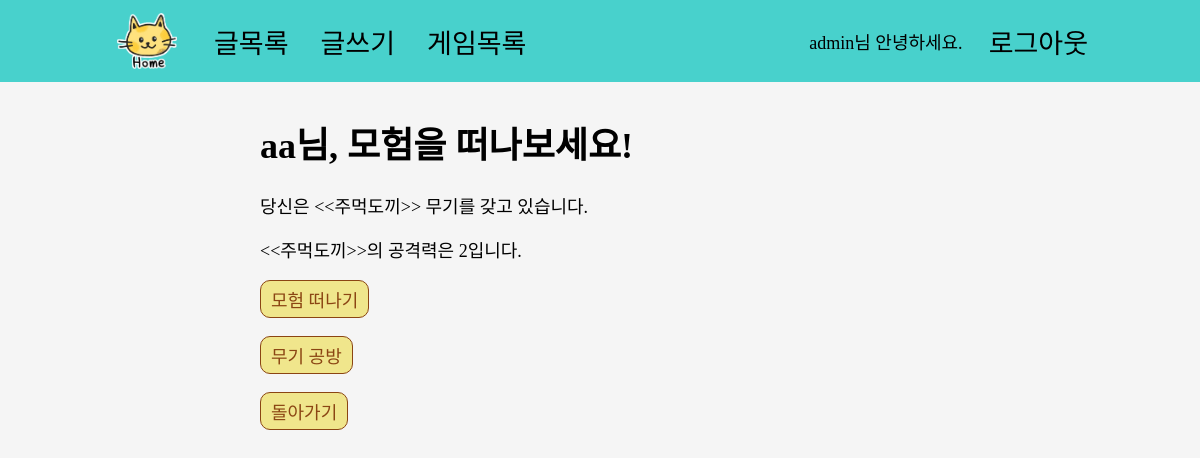
Before: /games/adventure/home/ (signed in) with the older database file.
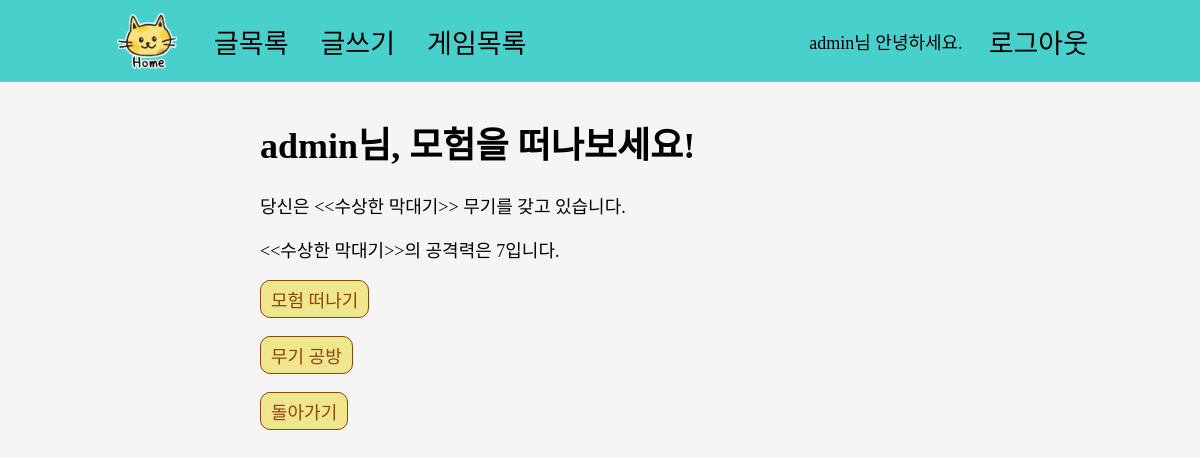
After: the same page with the newer database file.
### games/models.py (models this page shows, shortened)
class Character(models.Model):
    nickname = models.CharField(max_length=20)
    weapon = models.ForeignKey(Weapon, on_delete=models.CASCADE, related_name='character_list', null=True, blank=True)
    coin = models.BigIntegerField(default = 0)
    user = models.OneToOneField(settings.AUTH_USER_MODEL, on_delete=models.CASCADE, related_name='character', null=True, blank=True)

class Weapon(models.Model):
    name = models.CharField(max_length=20)
    power = models.IntegerField()

### games/views.py (the view)
# urls.py: path('adventure/home/', views.adventure_home, name='adventure_home'),
def adventure_home(request):
    if request.user.is_authenticated:
        if Character.objects.filter(user=request.user).count() == 0:
            if request.method == 'POST':
                character_form = CharacterForm(request.POST)
                character_form = character_form.save(commit=False)
                character_form.user = request.user
                character_form.save()
                return redirect('games:adventure_home')
            else:
                character_form = CharacterForm()
            context = {
                'character_form': character_form,
            }
            return render(request, 'games/character_form.html', context)
        else:
            character = get_object_or_404(Character, user=request.user)
            if character.weapon == None:
                random_weapon = Weapon.objects.order_by('?')[0]
                context = {
                    'random_weapon': random_weapon,
                }
                return render(request, 'games/adventure_new.html', context)
            else:
                context = {
                    'character': character,
                }
                return render(request, 'games/adventure_home.html', context)
    else:
        return redirect('accounts:login')

### games/templates/games/adventure_home.html
{% extends 'base.html' %}
{% load static %}
{% block head %}
  <link rel="stylesheet" href="{% static 'css/games/game_form.css' %}">
  <link rel="stylesheet" href="{% static 'css/games/game_adventure.css' %}">
{% endblock %}
{% block body %}
  <div class="adventure">
    <h1>{{character.nickname}}님, 모험을 떠나보세요!</h1>
    <p>당신은 <<{{character.weapon.name}}>> 무기를 갖고 있습니다.</p>
    <p><<{{character.weapon.name}}>>의 공격력은 {{character.weapon.power}}입니다.</p>
    <p>
      <a href="{% url 'games:adventure_attack' %}" style="display: inline-block; padding: 5px 10px; border: 1px solid; border-radius: 10px; background-color: Khaki; color: SaddleBrown; font-size: 1rem; text-decoration: none;">모험 떠나기</a>
    </p>
    <p>
      <a href="{% url 'games:weapon_workroom' %}" style="display: inline-block; padding: 5px 10px; border: 1px solid; border-radius: 10px; background-color: Khaki; color: SaddleBrown; font-size: 1rem; text-decoration: none;">무기 공방</a>
    </p>
    <p>
      <a href="{% url 'games:game_list' %}" style="display: inline-block; padding: 5px 10px; border: 1px solid; border-radius: 10px; background-color: Khaki; color: SaddleBrown; font-size: 1rem; text-decoration: none;">돌아가기</a>
    </p>
  </div>
{% endblock %}

### jgDjango/templates/base.html (shortened to what this page needs)
{% load static %}
<!DOCTYPE html>
<html lang="en">
<head>
  <link rel="stylesheet" href="{% static 'css/style.css' %}">
  <link rel="stylesheet" href="{% static 'css/base.css' %}">
  {% block head %}
  {% endblock %}
</head>
<body>
  <div class="navbar">
    <div class="navbar__page">
      <span>
        <a href="{% url 'postings:index' %}">
          <img class="navbar__logo" src="{% static 'images/jgcat.jpg' %}" alt="jgcat">
        </a>
      </span>
      <span>
        <a href="{% url 'postings:posting_list' %}">글목록</a>
      </span>
      <span>
        <a href="{% url 'postings:posting_create' %}">글쓰기</a>
      </span>
      <span>
        <a href="{% url 'games:game_list' %}">게임목록</a>
      </span>
    </div>
    <div class="navbar__account">
      {% if user.is_authenticated %}
      <span>
        {{user.username}}님 안녕하세요.
      </span>
      <span>
        <a href="#" onclick="return userLogout()">로그아웃</a>
      </span>
      {% endif %}
    </div>
  </div>
  <div class="container">
    {% block body %}
    {% endblock %}
  </div>
</body>
</html>

### static/css/style.css (style rules this page uses)
html { font-size: 18px; }
body { margin: 0 0 5vh 0; background-color: whitesmoke; font-family: 'GangwonEdu_OTFBoldA'; }
.container { margin: 0 20vw; padding: 10px 20px; }

### static/css/base.css (style rules this page uses)
.navbar { display: flex; flex-direction: row; flex-wrap: wrap; justify-content: space-between; padding: 5px 8vw; background-color: MediumTurquoise; }
.navbar span { display: flex; align-items: center; margin: 0 10px; }
.navbar a { padding: 3px 6px; color: black; font-size: 1.5rem; text-decoration: none; }
.navbar__logo { display:flex; width: 60px; margin: 5px; }
.navbar__page { display: flex; }
.navbar__account { display: flex; }

Changed rows visible on the page:
removed Character: nickname "aa", weapon.name "주먹도끼", weapon.power "2"
added Character: nickname "admin", weapon.name "수상한 막대기", weapon.power "7"
